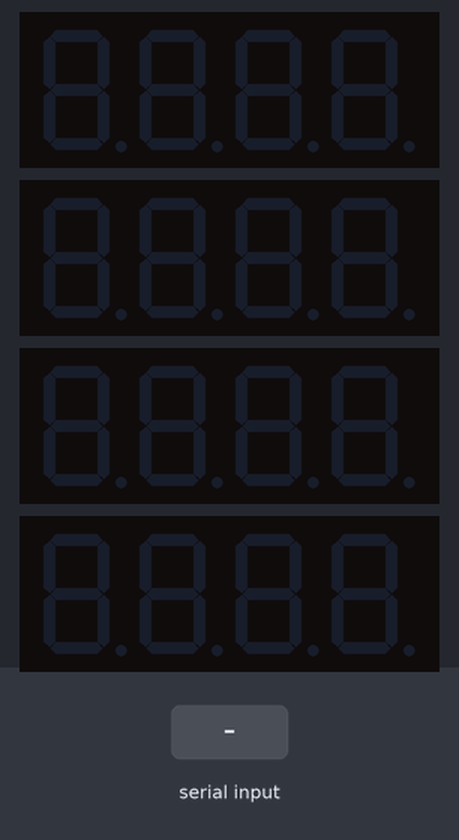
Simulated run of this sketch. Board: Arduino Uno, built with avr-gcc and run on an emulated ATmega328P. Parts: 4 × 4-digit seven-segment display. The test bench sets the inputs (shaded band). What the sketch prints to the serial monitor is not drawn.

Above: at 1.2 s.
1.3 s: "1,90,45\n" received over Serial
At 2.8 s:
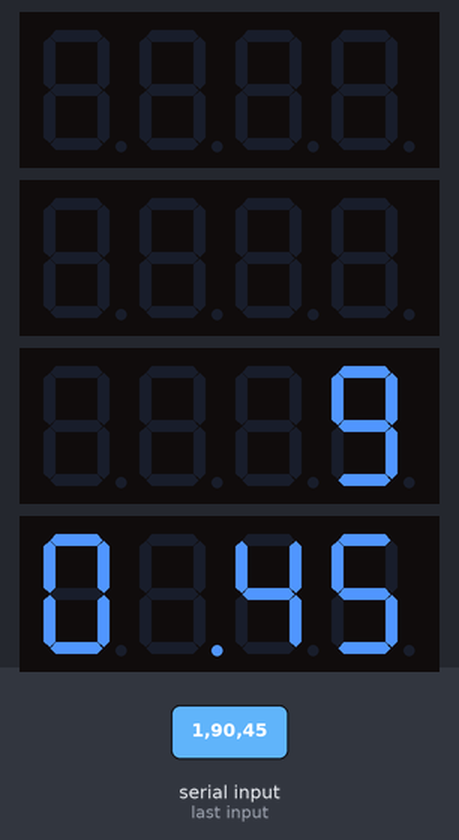
3.0 s: "200\n" received over Serial
At 3.4 s:
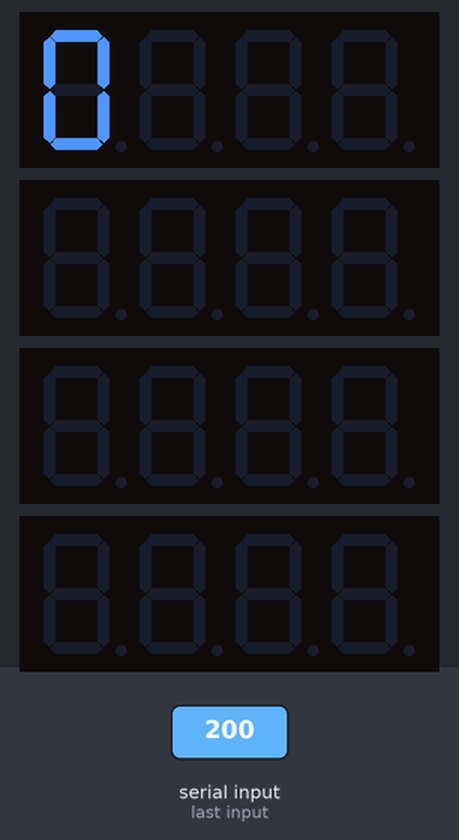
Timing chart, 0 to 6.0 s (numbered marks = the images above; inputs shaded):
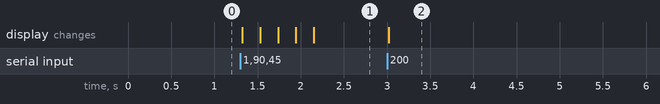

Measured:
- after the input at 1.3 s, the display: first changes at once (image 1 shows a later state)
- after the input at 3.0 s, the display: changes at once (image 2)

The sketch:

PcAlphanumerics.ino
```cpp
/*
  PcAlphanumerics
  Kenny Kim
  April 2019

  This program is supposed to control a set of 14-segment displays all lined up. Each display has 4 digits.
  I know this is inefficient as heck but it's what I'm going for now.
*/

// ===IMPORTS ===
#include <Wire.h>
#include <Adafruit_GFX.h>
#include "Adafruit_LEDBackpack.h"


// === CONSTANTS ===
const Adafruit_AlphaNum4 displaySeg[] = {Adafruit_AlphaNum4(), Adafruit_AlphaNum4(), Adafruit_AlphaNum4(), Adafruit_AlphaNum4()};
const int displayAddresses[] = {0x71, 0x72, 0x73, 0x74};
const int numberOfDisplays = 4;
char displayBuffer[numberOfDisplays*4];
int timeout = 200;


// === HELPER FUNCTIONS ===
//addSpaces adds a number of spaces to the beginning or end of given string
String addSpaces(String text, int number, bool beginning){
  if (beginning){for(int i=0; i<number; i++) text = " " + text;}
  else{for(int i=0; i<number; i++) text+=" ";}
  return text;
}

//scrollPrint scrolls the text from left to write, updating every 0.2 seconds
// erase concats spaces so it scrolls off the display
void scrollPrint(String text, bool erase){
  clearDisplay();
  if(erase){ //add spaces at the end if erase is true
    text = addSpaces(text, numberOfDisplays*4, false);
  }
  for(int i=0; i<text.length(); i++){

    char c = text.charAt(i);

    if(!isprint(c)) continue;


    for(int ii=0; ii<15; ii++){
      displayBuffer[ii] = displayBuffer[ii+1];
      displaySeg[ii/4].writeDigitAscii(ii%4, displayBuffer[ii]);
    }

    displayBuffer[(4*numberOfDisplays)-1] = c;
    displaySeg[numberOfDisplays-1].writeDigitAscii(3, c);

    for(int ii=0; ii<numberOfDisplays; ii++){
      displaySeg[ii].writeDisplay();
    }

    delay(timeout);
  }
}


//staticPrint prints up to 16 characters of the text without scrolling
// align: 0 = left, 1 = center, 2 = right
void staticPrint(String text, int align){
  clearDisplay();
  int length = min(text.length(), numberOfDisplays*4);

  if(align == 0){ //left align
    for(int i=0; i<length; i++){
      displaySeg[i/4].writeDigitAscii(i%4, text.charAt(i));
    }
    for(int i=0; i<4; i++){
      displaySeg[i].writeDisplay();
    }
  }

  if(align == 1){ //center align
    int spaces = (16-length)/2;
    staticPrint(addSpaces(text, spaces, true), 0);
  }

  if(align == 2){ //right align
    int spaces = 16-length;
    staticPrint(addSpaces(text, spaces, true), 0);
  }
}


//clearDisplay replaces everything with spaces, probably used after static display
void clearDisplay(){
  for(int i=0; i<numberOfDisplays; i++){
    for(int ii=0; ii<4; ii++){
      displaySeg[i].writeDigitAscii(ii, ' ');
    }
    displaySeg[i].writeDisplay();
  }
}


//statusReport gives a simple report on connected displays
void statusReport(){
  Serial.println("numberOfDisplays:"+String(numberOfDisplays));
  String addresses = "";
  for(int i=0; i<numberOfDisplays; i++){
    addresses += String(displayAddresses[i], HEX) + ",";
  }
  addresses.remove(addresses.length()-1);
  Serial.println("addresses:"+addresses);
}


// === MAIN FUNCTIONS ===
// =Setup=
void setup() {
  Serial.begin(9600);
  Serial.println("Starting Alphanumerics");
  for(int i=0; i<numberOfDisplays; i++){
    Serial.println(i);
    displaySeg[i].begin(displayAddresses[i]);
  }
  for(int i=0; i<numberOfDisplays*4; i++){
    displayBuffer[i] = ' ';
  }
}

// =Loop=
void loop() {
  while(!Serial.available()) return; //check to see if there is any serial at all
  int arg = 0;

  String message = Serial.readStringUntil('\n');
  switch(message.charAt(0)){
    case '0': //Clear Display
      clearDisplay();
      break;
    case '1': //Scroll Print
      scrollPrint(message.substring(2), message.substring(1, 2).toInt());
      break;
    case '2': //Static Print
      staticPrint(message.substring(2), message.substring(1, 2).toInt());
      break;
    case '3': //Status Report
      statusReport();
      break;
    case '4': //Change Timeout
      timeout = message.substring(1).toInt();
      Serial.println("New timeout: "+String(timeout));
    default:
      return;
  }
}
```
